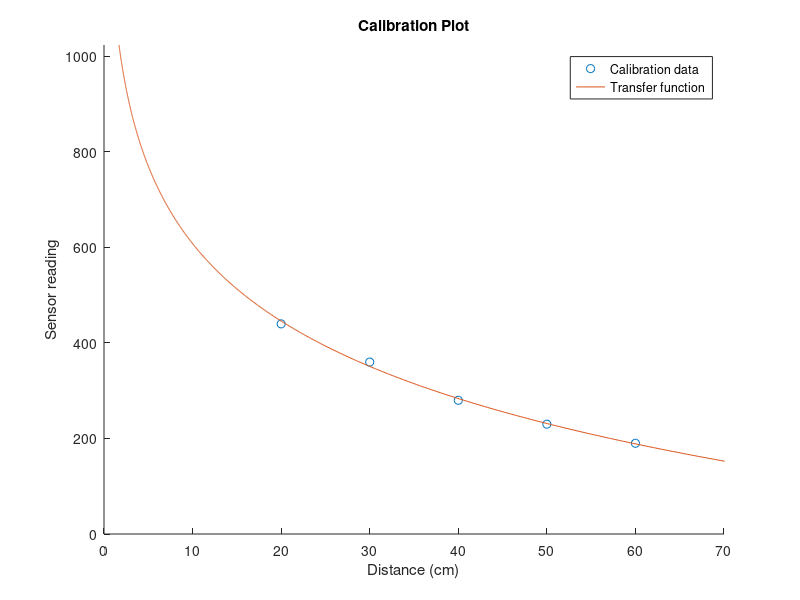
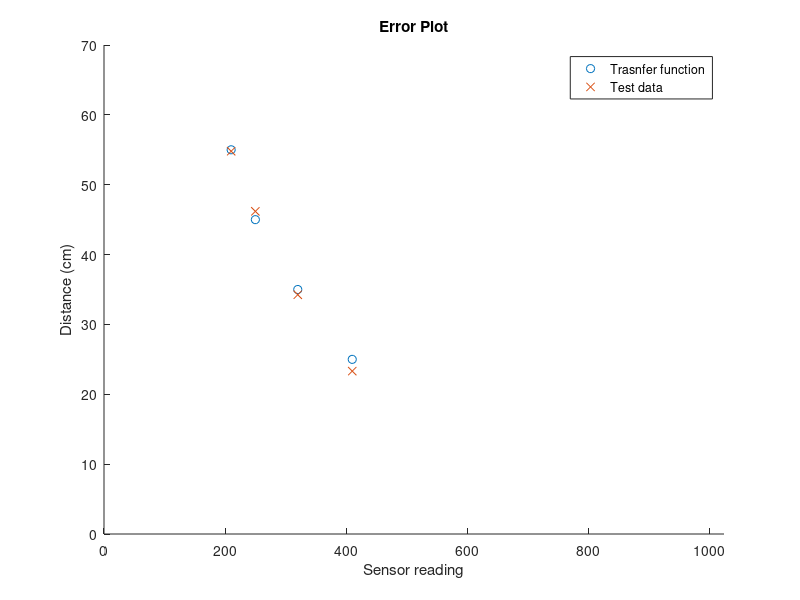

MATLAB code to generate these figures, in order:
a = 134.391;
b = -0.00427218;
t = @(x) a * exp(b * x);

figure
hold on

cal = [440 20 ; 360 30 ; 280 40 ; 230 50 ; 190 60];
xs = 0:1024;
ys = t(xs);

plot(cal(:,2), cal(:,1), 'o')
plot(ys, xs)

hold off
xlim([0 70])
ylim([0 1024])
xlabel('Distance (cm)')
ylabel('Sensor reading')
legend({'Calibration data', 'Transfer function'})
title('Calibration Plot')

figure
hold on

test = [410 25 ; 320 35 ; 250 45 ; 210 55];

plot(test(:,1), test(:,2), 'o')
plot(test(:,1), t(test(:,1)), 'x')

hold off
xlim([0 1024])
ylim([0 70])
xlabel('Sensor reading')
ylabel('Distance (cm)')
legend({'Trasnfer function', 'Test data'})
title('Error Plot')

%{
clear

[X,Y] = meshgrid(linspace(0, 100), linspace(0, 100));
X = X(:)';
Y = Y(:)';
P = [X ; Y];

k = randperm(length(P), 7500);
X(:, k) = [];
Y(:, k) = [];
P(:, k) = [];
P = P + rand(size(P)) * 20;
Q = rand([2 30]) * 100;

left_out  = 4 * (X - 10);
left_in   = 4 * (X - 25);
middle    = 50;
right_in  = -4 * (X - 75);
right_out = -4 * (X - 90);

left  = Y < left_out  & Y > left_in;
right = Y < right_out & Y > right_in;
tall  = Y < left_out & Y < right_out & Y > middle;


inside = left | right | tall;
figure
hold on

scatter(P(1, inside), P(2, inside), 'filled', 'MarkerFaceColor', 'red')
scatter(Q(1, :), Q(2, :),  'filled', 'MarkerFaceColor', 'red')

hold off

%}